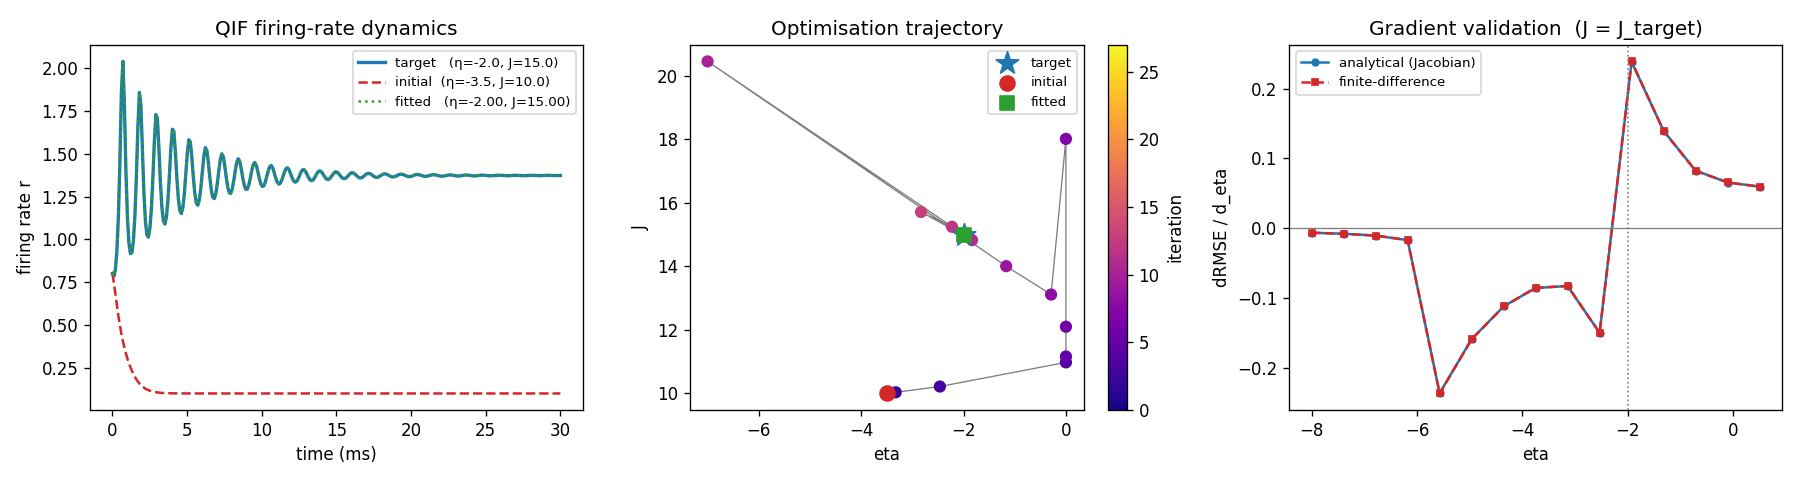

This chart was generated by the following Python code:
"""
QIF mean-field parameter fitting with analytical gradient via sensitivity equations.

Demonstrates CircuitTemplate.get_jacobian_func() used to propagate parameter
gradients through an ODE trajectory with the forward sensitivity method.

Problem
-------
Recover the background excitability eta and the recurrent coupling weight J of
the Montbrió-Pazó-Roxin (2015) QIF mean-field model from a synthetic firing-rate
time series.  The model is 2-D (firing rate r, mean membrane potential v):

    tau * r' = Delta/pi + 2*r*v
    tau * v' = v^2 + eta + J*tau*r - (pi*tau*r)^2

with tau=1, Delta=1 fixed.

Gradient method
---------------
Forward sensitivity equations augment the ODE with one 2-vector per free
parameter (eta, J):

    ds_k / dt = J_ode(t, y) @ s_k + df/d_theta_k,   s_k(0) = 0

where J_ode = d f / d y is the symbolic ODE Jacobian returned by
get_jacobian_func().  The parameter sensitivities follow from

    df/d_eta = [0, 1/tau],    df/d_J = [0, r]

Integrating the 6-D augmented system yields the exact gradient of the
RMSE-over-firing-rate loss in a single forward pass.  SLSQP then uses
this gradient directly via jac=True.

Run
---
    conda run -n sbi python examples/qif_parameter_fitting.py
"""

import sys
import os
import warnings
import numpy as np
from scipy.optimize import minimize
from scipy.integrate import solve_ivp
import matplotlib
matplotlib.use("Agg")
import matplotlib.pyplot as plt

warnings.filterwarnings("ignore")
sys.path.insert(0, os.path.join(os.path.dirname(__file__), ".."))

from pyrates import CircuitTemplate, OperatorTemplate
from pyrates.ir.node import clear_ir_caches
from pyrates.ir.circuit import in_edge_indices, in_edge_vars
from pyrates.frontend.template import template_cache


# ─── helpers ──────────────────────────────────────────────────────────────────

def _clear_all():
    OperatorTemplate.cache.clear()
    clear_ir_caches()
    in_edge_indices.clear()
    in_edge_vars.clear()
    template_cache.clear()


# ═══════════════════════════════════════════════════════════════════════════════
# 1.  Compile QIF model — done exactly once
# ═══════════════════════════════════════════════════════════════════════════════
print("Compiling QIF run function …")
_clear_all()
circuit = CircuitTemplate.from_yaml("model_templates.neural_mass_models.qif.qif")
run_func, run_args, run_arg_names, sv_idx = circuit.get_run_func(
    func_name="qif_run",
    step_size=1e-3,
    solver="scipy",
    vectorize=False,
    in_place=False,
    clear=False,
)

print("Compiling QIF Jacobian function …")
_clear_all()
circuit_jac = CircuitTemplate.from_yaml("model_templates.neural_mass_models.qif.qif")
jac_func, jac_args, jac_arg_names, _ = circuit_jac.get_jacobian_func(
    func_name="qif_jac",
    step_size=1e-3,
    solver="scipy",
    vectorize=False,
    in_place=False,
    clear=True,
)

# Extract fixed constants (tau, Delta, I_ext) from compiled args
# run_arg_names: ('t','y','dy','p/qif_op/tau','p/qif_op/Delta','p/qif_op/I_ext',
#                 'p/qif_op/eta','p/in_edge_0/weight')
TAU   = float(run_args[run_arg_names.index("p/qif_op/tau")])
DELTA = float(run_args[run_arg_names.index("p/qif_op/Delta")])
I_EXT = float(run_args[run_arg_names.index("p/qif_op/I_ext")])
Y0    = np.array([0.8, -0.5])                 # initial state in the active-r regime

# jac_arg_names: ('t','y','p/in_edge_0/weight','p/qif_op/tau','p/qif_op/Delta',
#                 'p/qif_op/I_ext','p/qif_op/eta')
print(f"  Fixed constants:  tau={TAU}, Delta={DELTA}, I_ext={I_EXT}")
print(f"  Initial state:    r0={Y0[0]}, v0={Y0[1]}")


# ═══════════════════════════════════════════════════════════════════════════════
# 2.  Thin wrappers — route calls to compiled functions
# ═══════════════════════════════════════════════════════════════════════════════

def qif_rhs(t: float, y: np.ndarray, eta: float, J: float) -> np.ndarray:
    """Return f(y; eta, J) — the QIF vector field at (t, y)."""
    dy = np.zeros(2, dtype=np.float32)
    return np.asarray(
        run_func(
            np.float32(t), y.astype(np.float32), dy,
            np.float32(TAU), np.float32(DELTA), np.float32(I_EXT),
            np.float32(eta), np.float32(J),
        ),
        dtype=float,
    )


def qif_jacobian(t: float, y: np.ndarray, eta: float, J: float) -> np.ndarray:
    """Return J_ode = df/dy from the symbolic Jacobian function.

    This is the 2×2 matrix produced by get_jacobian_func():
        J[0,0] = 2v/tau,       J[0,1] = 2r/tau
        J[1,0] = J - 2pi^2*r,  J[1,1] = 2v/tau   (tau=1)
    """
    # jac_func signature: (t, y, weight, tau, Delta, I_ext, eta)
    return np.asarray(
        jac_func(
            np.float32(t), y.astype(np.float32),
            np.float32(J), np.float32(TAU), np.float32(DELTA), np.float32(I_EXT),
            np.float32(eta),
        ),
        dtype=float,
    )


# ═══════════════════════════════════════════════════════════════════════════════
# 3.  Generate synthetic target data
# ═══════════════════════════════════════════════════════════════════════════════
T       = 30.0                            # ms — captures the informative transient
T_EVAL  = np.linspace(0.0, T, 300)       # 300 sample points

ETA_TARGET, J_TARGET = -2.0, 15.0        # ground-truth parameters
ETA_INIT,  J_INIT   = -3.5, 10.0        # starting guess (different basin)

print(f"\nTarget parameters:  eta={ETA_TARGET}, J={J_TARGET}")
print(f"Initial guess:      eta={ETA_INIT},  J={J_INIT}")

sol_target = solve_ivp(
    qif_rhs, (0.0, T), Y0.copy(),
    args=(ETA_TARGET, J_TARGET),
    t_eval=T_EVAL, method="RK45", max_step=0.5, rtol=1e-6, atol=1e-9,
)
r_target = sol_target.y[0]              # only firing rate is observed


# ═══════════════════════════════════════════════════════════════════════════════
# 4.  Augmented ODE: state + forward sensitivities
# ═══════════════════════════════════════════════════════════════════════════════
# State vector: y_aug = [r, v,  s_eta_r, s_eta_v,  s_J_r, s_J_v]
# s_eta = dy/d(eta),  s_J = dy/d(J)
#
# Sensitivity equations (derived from differentiating the QIF ODE wrt theta):
#   ds_k/dt = J_ode(y) @ s_k + df/d_theta_k
#
# Analytical parameter Jacobians (from v' = (v² + eta + J*tau*r - ...)/tau):
#   df/d_eta = [0,     1/tau]   (v equation has +eta/tau)
#   df/d_J   = [0,     r    ]   (v equation has +J*tau*r/tau = J*r)

DF_DETA = np.array([0.0, 1.0 / TAU])    # constant

def augmented_rhs(t: float, y_aug: np.ndarray, eta: float, J: float) -> np.ndarray:
    y     = y_aug[:2]
    s_eta = y_aug[2:4]
    s_J   = y_aug[4:6]

    dy    = qif_rhs(t, y, eta, J)
    J_ode = qif_jacobian(t, y, eta, J)   # 2×2 ODE Jacobian from get_jacobian_func

    df_dJ = np.array([0.0, y[0]])        # r = y[0]; depends on current state

    ds_eta = J_ode @ s_eta + DF_DETA
    ds_J   = J_ode @ s_J   + df_dJ

    return np.concatenate([dy, ds_eta, ds_J])


# ═══════════════════════════════════════════════════════════════════════════════
# 5.  Loss function + analytical gradient (returned together for SLSQP jac=True)
# ═══════════════════════════════════════════════════════════════════════════════

eval_count = [0]

def loss_and_grad(params):
    eta, J = float(params[0]), float(params[1])
    eval_count[0] += 1

    y_aug0 = np.zeros(6)
    y_aug0[:2] = Y0

    sol = solve_ivp(
        augmented_rhs, (0.0, T), y_aug0,
        args=(eta, J),
        t_eval=T_EVAL, method="RK45", max_step=0.5, rtol=1e-6, atol=1e-9,
    )

    r_sim   = sol.y[0]           # simulated firing rate
    s_eta_r = sol.y[2]           # dr/d(eta)
    s_J_r   = sol.y[4]           # dr/d(J)

    diff = r_sim - r_target
    N    = len(diff)
    mse  = np.mean(diff ** 2)
    rmse = float(np.sqrt(mse))

    if rmse > 1e-12:
        # chain rule: dRMSE/d_theta_k = mean[(r-r*) * s_k_r] / rmse
        dL_deta = float(np.mean(diff * s_eta_r)) / rmse
        dL_dJ   = float(np.mean(diff * s_J_r))   / rmse
    else:
        dL_deta = dL_dJ = 0.0

    return rmse, np.array([dL_deta, dL_dJ])


# ═══════════════════════════════════════════════════════════════════════════════
# 6.  Validate gradient against finite differences at the initial point
# ═══════════════════════════════════════════════════════════════════════════════
print("\nValidating analytical gradient against finite differences …")
eps = 1e-4
L0, g_ana = loss_and_grad(np.array([ETA_INIT, J_INIT]))
L_ep, _ = loss_and_grad(np.array([ETA_INIT + eps, J_INIT]))
L_ej, _ = loss_and_grad(np.array([ETA_INIT, J_INIT + eps]))
g_fd = np.array([(L_ep - L0) / eps, (L_ej - L0) / eps])

print(f"  L(x0) = {L0:.6f}")
print(f"  Analytical gradient:  dL/deta={g_ana[0]:.6f},  dL/dJ={g_ana[1]:.6f}")
print(f"  Finite-diff gradient: dL/deta={g_fd[0]:.6f},   dL/dJ={g_fd[1]:.6f}")
rel_err = np.linalg.norm(g_ana - g_fd) / (np.linalg.norm(g_fd) + 1e-12)
print(f"  Relative error: {rel_err:.2e}")


# ═══════════════════════════════════════════════════════════════════════════════
# 7.  SLSQP optimisation
# ═══════════════════════════════════════════════════════════════════════════════
param_history = [np.array([ETA_INIT, J_INIT])]

def callback(xk):
    param_history.append(xk.copy())

print(f"\nRunning SLSQP optimisation …")
result = minimize(
    loss_and_grad,
    x0=np.array([ETA_INIT, J_INIT]),
    method="SLSQP",
    jac=True,                           # loss_and_grad returns (value, gradient)
    bounds=[(-7.0, 0.0), (4.0, 22.0)],
    callback=callback,
    options={"maxiter": 80, "ftol": 1e-10, "disp": False},
)

eta_fit, J_fit = result.x
print(f"\nOptimisation finished in {result.nit} iterations "
      f"({eval_count[0]} function evaluations)")
print(f"  Target:    eta={ETA_TARGET:.4f},  J={J_TARGET:.4f}")
print(f"  Recovered: eta={eta_fit:.4f},  J={J_fit:.4f}")
print(f"  Final RMSE: {result.fun:.2e}")
print(f"  Success: {result.success}  |  {result.message}")


# ═══════════════════════════════════════════════════════════════════════════════
# 8.  Plot results
# ═══════════════════════════════════════════════════════════════════════════════
sol_init = solve_ivp(
    qif_rhs, (0.0, T), Y0.copy(),
    args=(ETA_INIT, J_INIT),
    t_eval=T_EVAL, method="RK45", max_step=0.5,
)
sol_fit = solve_ivp(
    qif_rhs, (0.0, T), Y0.copy(),
    args=(eta_fit, J_fit),
    t_eval=T_EVAL, method="RK45", max_step=0.5,
)

fig, axes = plt.subplots(1, 3, figsize=(15, 4))

# Panel 1: firing-rate time series
ax = axes[0]
ax.plot(T_EVAL, r_target,     color="C0", lw=2,   label=f"target   (η={ETA_TARGET}, J={J_TARGET})")
ax.plot(T_EVAL, sol_init.y[0], color="C3", lw=1.5, ls="--", label=f"initial  (η={ETA_INIT}, J={J_INIT})")
ax.plot(T_EVAL, sol_fit.y[0],  color="C2", lw=1.5, ls=":",  label=f"fitted   (η={eta_fit:.2f}, J={J_fit:.2f})")
ax.set_xlabel("time (ms)")
ax.set_ylabel("firing rate r")
ax.set_title("QIF firing-rate dynamics")
ax.legend(fontsize=8)

# Panel 2: parameter trajectory during optimisation
param_arr = np.array(param_history)
ax = axes[1]
sc = ax.scatter(param_arr[:, 0], param_arr[:, 1],
                c=np.arange(len(param_arr)), cmap="plasma",
                s=40, zorder=3)
ax.plot(param_arr[:, 0], param_arr[:, 1], "k-", lw=0.8, alpha=0.5)
ax.scatter([ETA_TARGET], [J_TARGET], marker="*", s=200, color="C0",
           zorder=5, label="target")
ax.scatter([ETA_INIT],   [J_INIT],   marker="o", s=80,  color="C3",
           zorder=5, label="initial")
ax.scatter([eta_fit],    [J_fit],    marker="s", s=80,  color="C2",
           zorder=5, label="fitted")
plt.colorbar(sc, ax=ax, label="iteration")
ax.set_xlabel("eta")
ax.set_ylabel("J")
ax.set_title("Optimisation trajectory")
ax.legend(fontsize=8)

# Panel 3: gradient validation — analytical vs finite-difference
ax = axes[2]
etas_scan = np.linspace(-8.0, 0.5, 15)
g_ana_eta, g_fd_eta = [], []
for e in etas_scan:
    L, ga = loss_and_grad(np.array([e, J_TARGET]))
    Lp, _ = loss_and_grad(np.array([e + eps, J_TARGET]))
    g_ana_eta.append(ga[0])
    g_fd_eta.append((Lp - L) / eps)

ax.plot(etas_scan, g_ana_eta, "C0-o", ms=4, label="analytical (Jacobian)")
ax.plot(etas_scan, g_fd_eta,  "C3--s", ms=4, label="finite-difference")
ax.axvline(ETA_TARGET, color="gray", lw=1, ls=":")
ax.axhline(0, color="gray", lw=0.8)
ax.set_xlabel("eta")
ax.set_ylabel("dRMSE / d_eta")
ax.set_title("Gradient validation  (J = J_target)")
ax.legend(fontsize=8)

plt.tight_layout()
out_path = os.path.join(os.path.dirname(__file__), "qif_parameter_fitting.png")
plt.savefig(out_path, dpi=120)
print(f"\nFigure saved to {out_path}")
